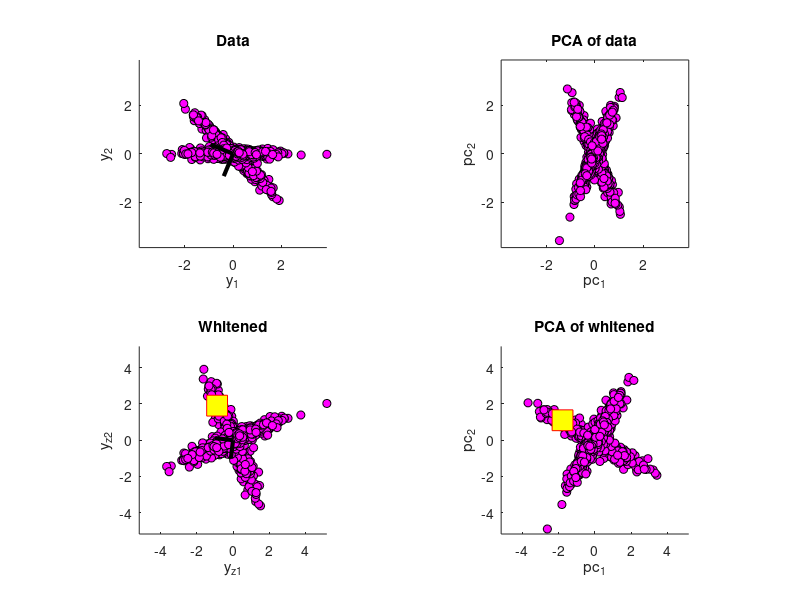

MATLAB code for this plot:
%% Source separation with GED
% ZCA demo
%% 
d = linspace(.2,2,14);

figure(1), clf
plot(d,d.^(-1/2),'ks-','linew',2,'markerfacecolor','w','markersize',13)

hold on
plot([d(1) 1],[1 1],'k--')
yy = get(gca,'ylim');
plot([1 1],[yy(1) 1],'k--')

axis square
xlabel('d')
ylabel('d^{-1/2}')

%% Generate 2D data
% Number of data points
N = 1000;

% Part 1 of the data
x1 = [ 1*randn(N/2,1) .1*randn(N/2,1) ];

% Rotation matrix
th = pi/4;
R1 = [ cos(th) -sin(th) ;
       sin(th)  cos(th) ];

% Part 2 of the data
x2 = [ 1*randn(N/2,1) .1*randn(N/2,1) ];

% Note the different rotation angle
th = pi;
R2 = [ cos(th) -sin(th) ;
       sin(th)  cos(th) ];

% Combine and rotate data
y = [x1*R1; x2*R2];

%% Eigendecomposition for PCA and ZCA
% Eig of y
y = bsxfun(@minus,y,mean(y,1));
covmat = y'*y / (length(y)-1);
[V,D] = eig(covmat);

% Component data
c = y*V;

% ZCA
yz = ( V*D^(-1/2)*V'*y' )';

% PCA of ZCA data
[Vz,Dz] = eig( yz'*yz );
cz = yz*Vz;

%% Plotting
figure(1), clf

% Original data
subplot(221), hold on
plot(y(:,1),y(:,2),'ko','markerfacecolor','m')
plot([0 V(1,1)],[0 V(2,1)],'k','linew',3)
plot([0 V(1,2)],[0 V(2,2)],'k','linew',3)
axis square
axis([-1 1 -1 1]*max(abs(y(:))))
xlabel('y_1'), ylabel('y_2')
title('Data')

% Component projections
subplot(222)
plot(c(:,1),c(:,2),'ko','markerfacecolor','m')
axis square
axis([-1 1 -1 1]*max(abs(y(:))))
xlabel('pc_1'), ylabel('pc_2')
title('PCA of data')

% Whitened data
subplot(223), hold on
plot(yz(:,1),yz(:,2),'ko','markerfacecolor','m')
plot(yz(1,1),yz(1,2),'rs','markerfacecolor','y','markersize',15)
axis square
axis([-1 1 -1 1]*max(abs(yz(:))))
xlabel('y_{z1}'), ylabel('y_{z2}')
title('Whitened')
plot([0 Vz(1,1)],[0 Vz(2,1)],'k','linew',3)
plot([0 Vz(1,2)],[0 Vz(2,2)],'k','linew',3)

subplot(224), hold on
plot(cz(:,1),cz(:,2),'ko','markerfacecolor','m')
plot(cz(1,1),cz(1,2),'rs','markerfacecolor','y','markersize',15)
axis square
axis([-1 1 -1 1]*max(abs(yz(:))))
xlabel('pc_1'), ylabel('pc_2')
title('PCA of whitened')

%% end.